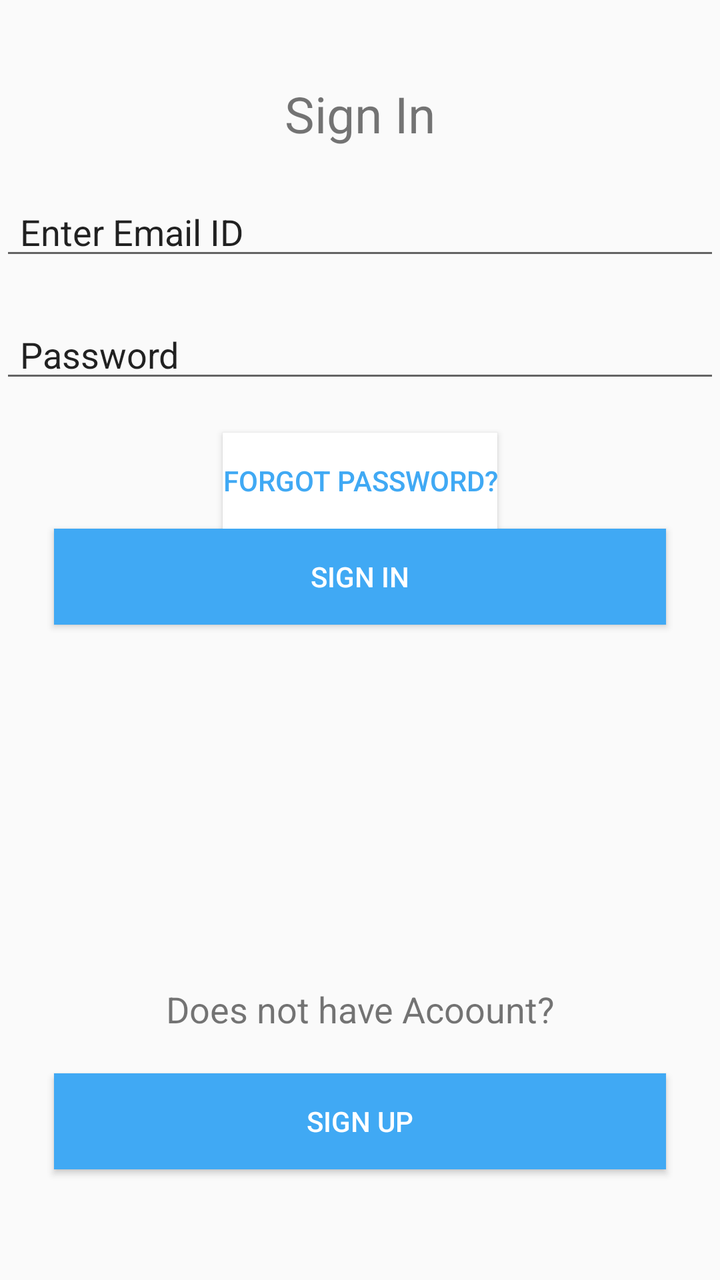
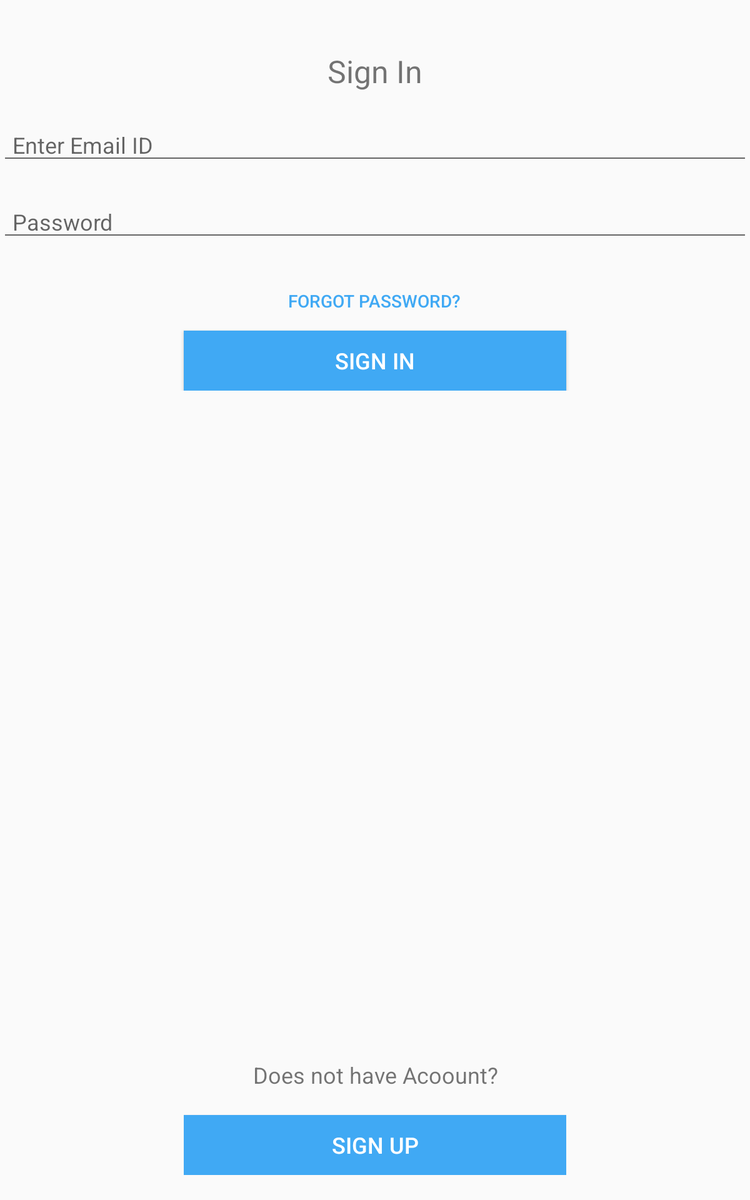

Two renders of one Android screen. The first uses the default layout on a phone; the second uses the alternative layout the repository ships for a different screen configuration, on a matching device. The two XML files are below.
<!-- AndroidManifest.xml: activity theme AppTheme -->
<!-- res/layout/activity_login.xml -->
<?xml version="1.0" encoding="utf-8"?>
<LinearLayout
    xmlns:android="http://schemas.android.com/apk/res/android" android:layout_width="match_parent"
    android:layout_height="match_parent"
    android:orientation="vertical">

    <TextView
        android:id="@+id/textView2"
        android:layout_width="match_parent"
        android:layout_height="wrap_content"
        android:layout_marginTop="@dimen/margin_Top_Title"
        android:layout_gravity="center_horizontal"
        android:textAlignment="center"
        android:textSize="@dimen/subtitle_textsize"
        android:text="Sign In" />

    <EditText
        android:id="@+id/editTextTextPersonName"
        android:layout_width="match_parent"
        android:layout_height="wrap_content"
        android:layout_marginTop="@dimen/margin_Top"
        android:paddingLeft="@dimen/padding_left"
        android:paddingRight="@dimen/padding_right"
        android:ems="10"
        android:inputType="textPersonName"
        android:text="Enter Email ID" />

    <EditText
        android:id="@+id/editTextTextPersonName2"
        android:layout_width="match_parent"
        android:layout_height="wrap_content"
        android:layout_marginTop="@dimen/margin_Top"
        android:paddingRight="@dimen/padding_right"
        android:paddingLeft="@dimen/padding_left"
        android:ems="10"
        android:inputType="textPersonName"
        android:text="Password" />

    <Button
        android:id="@+id/forgotPassword"
        android:layout_width="wrap_content"
        android:layout_height="wrap_content"
        android:layout_gravity="center_horizontal"
        android:layout_marginTop="@dimen/margin_Top"
        android:text="Forgot Password?"
        android:background="@color/textColorWhite"
        android:textColor="@color/colorPrimary"/>

    <Button
        android:id="@+id/button6"
        android:layout_width="@dimen/button_width"
        android:layout_height="wrap_content"
        android:layout_gravity="center_horizontal"
        android:background="@color/colorPrimary"
        android:text="Sign In"
        android:textColor="@color/textColorWhite" />

    <TextView
        android:id="@+id/textView3"
        android:layout_width="match_parent"
        android:layout_height="wrap_content"
        android:layout_gravity="center_horizontal"
        android:layout_marginTop="180dp"
        android:layout_marginBottom="@dimen/margin_Top"
        android:text="Does not have Acoount?"
        android:textAlignment="center"
        android:textSize="18sp" />

    <Button
        android:id="@+id/button7"
        android:layout_width="@dimen/button_width"
        android:layout_height="wrap_content"
        android:layout_gravity="center_horizontal"
        android:background="@color/colorPrimary"
        android:text="Sign Up"
        android:textColor="@color/textColorWhite" />


</LinearLayout>
<!-- resources referenced by this layout -->
<resources>
  <color name="colorPrimary">#40a9f4</color>
  <color name="textColorWhite">#ffffff</color>
  <dimen name="button_width">306dp</dimen>
  <dimen name="margin_Top">20dp</dimen>
  <dimen name="margin_Top_Title">40dp</dimen>
  <dimen name="padding_left">10dp</dimen>
  <dimen name="padding_right">10dp</dimen>
  <dimen name="subtitle_textsize">25sp</dimen>
  <style name="AppTheme" parent="Theme.AppCompat.Light.DarkActionBar">
          
          <item name="colorPrimary">@color/colorPrimary</item>
          <item name="colorPrimaryDark">@color/colorPrimaryDark</item>
          <item name="colorAccent">@color/colorAccent</item>
      </style>
  <color name="colorPrimaryDark">#58c</color>
  <color name="colorAccent">#03DAC5</color>
</resources>
<!-- res/layout-sw600dp/activity_login.xml (the repository's variant of the layout above) -->
<!-- drawn on a 7-inch tablet held upright -->
<?xml version="1.0" encoding="utf-8"?>
<RelativeLayout
    xmlns:android="http://schemas.android.com/apk/res/android" android:layout_width="match_parent"
    android:layout_height="wrap_content"
    android:orientation="vertical">
    <LinearLayout
        android:layout_width="match_parent"
        android:layout_height="wrap_content"
        android:orientation="vertical">
        <TextView
            android:id="@+id/textView2"
            android:layout_width="match_parent"
            android:layout_height="wrap_content"
            android:layout_marginTop="@dimen/margin_Top_Title"
            android:layout_gravity="center_horizontal"
            android:textAlignment="center"
            android:textSize="@dimen/subtitle_textsize"
            android:text="Sign In" />

        <EditText
            android:id="@+id/editTextEmail"
            android:layout_width="match_parent"
            android:layout_height="wrap_content"
            android:layout_marginTop="@dimen/margin_Top"
            android:paddingLeft="@dimen/padding_left"
            android:paddingRight="@dimen/padding_right"
            android:ems="10"
            android:inputType="textPersonName"
            android:hint="Enter Email ID" />

        <EditText
            android:id="@+id/editTextEnterPassword"
            android:layout_width="match_parent"
            android:layout_height="wrap_content"
            android:layout_marginTop="@dimen/margin_Top"
            android:paddingRight="@dimen/padding_right"
            android:paddingLeft="@dimen/padding_left"
            android:ems="10"
            android:inputType="textPassword"
            android:hint="Password" />

        <Button
            android:id="@+id/buttonforgotPassword"
            android:layout_width="wrap_content"
            android:layout_height="wrap_content"
            android:layout_gravity="center_horizontal"
            android:layout_marginTop="@dimen/margin_Top"
            android:text="Forgot Password?"
            style="@style/Widget.AppCompat.Button.Borderless"
            android:textColor="@color/colorPrimary" />

        <Button
            android:id="@+id/buttonSignIn"
            android:layout_width="@dimen/button_width"
            android:layout_height="wrap_content"
            android:layout_gravity="center_horizontal"
            android:background="@color/colorPrimary"
            android:text="Sign In"
            android:textSize="@dimen/button_title_textsize"
            android:textColor="@color/textColorWhite" />


    </LinearLayout>
    <LinearLayout
        android:layout_width="wrap_content"
        android:layout_height="match_parent"
        android:orientation="vertical"
        android:layout_centerHorizontal="true"
        android:layout_marginBottom="20dp"
        android:gravity="bottom">
        <TextView
            android:id="@+id/textView3"
            android:layout_width="match_parent"
            android:layout_height="wrap_content"
            android:layout_gravity="center_horizontal"
            android:layout_marginBottom="@dimen/margin_Top"
            android:text="Does not have Acoount?"
            android:textAlignment="center"
            android:textSize="18sp" />

        <Button
            android:id="@+id/btnSignUp"
            android:layout_width="@dimen/button_width"
            android:layout_height="wrap_content"
            android:layout_gravity="center_horizontal"
            android:background="@color/colorPrimary"
            android:text="Sign Up"
            android:textSize="@dimen/button_title_textsize"
            android:textColor="@color/textColorWhite" />
    </LinearLayout>

</RelativeLayout>
<!-- resources referenced by the variant -->
<!-- as a 7-inch tablet held upright resolves them -->
<resources>
  <color name="colorPrimary">#40a9f4</color>
  <color name="textColorWhite">#ffffff</color>
  <dimen name="button_title_textsize">18sp</dimen>
  <dimen name="button_width">306dp</dimen>
  <dimen name="margin_Top">20dp</dimen>
  <dimen name="margin_Top_Title">40dp</dimen>
  <dimen name="padding_left">10dp</dimen>
  <dimen name="padding_right">10dp</dimen>
  <dimen name="subtitle_textsize">25sp</dimen>
  <style name="AppTheme" parent="Theme.AppCompat.Light.DarkActionBar">
          
          <item name="colorPrimary">@color/colorPrimary</item>
          <item name="colorPrimaryDark">@color/colorPrimaryDark</item>
          <item name="colorAccent">@color/colorAccent</item>
      </style>
  <color name="colorPrimaryDark">#58c</color>
  <color name="colorAccent">#03DAC5</color>
</resources>
